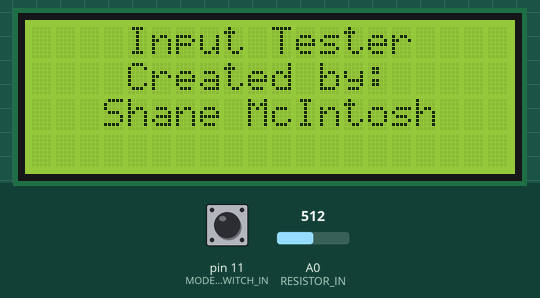
The sketch below on a simulated Arduino Nano, built with avr-gcc and run on an emulated ATmega328P. On the bench: 20×4 character LCD. The test bench sets the inputs (shaded band); at power-on: pin 11 (MODE_SWITCH_IN) LOW, A0 (RESISTOR_IN) = 512.

Above: at 0.2 s.
At 4.4 s:
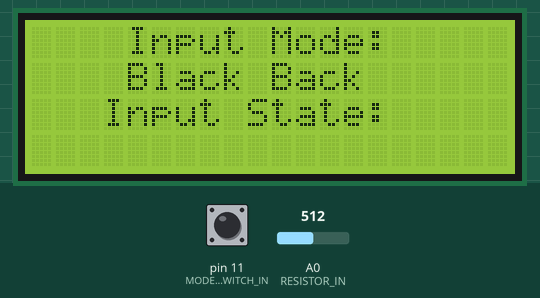
4.5 s: pin 11 (MODE_SWITCH_IN) pulled HIGH for 0.65 s
At 5.3 s:
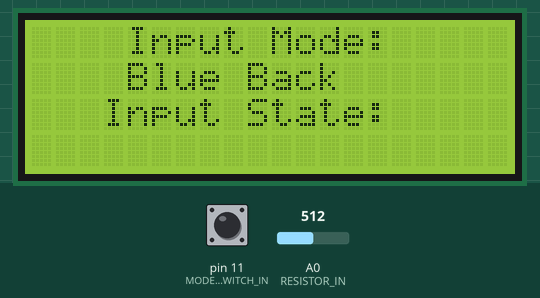
6.9 s: pin 11 (MODE_SWITCH_IN) pulled HIGH for 3.2 s
Timing chart, 0 to 9.9 s (numbered marks = the images above; inputs shaded):
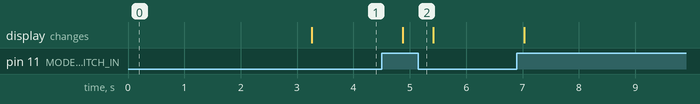

Measured:
- after the input at 4.5 s, the display: changes after 0.37 s (image 2)

The sketch:

resistance_test.ino
```cpp
/**
 * Security System Monitored Input Tester
 * By: Shane McIntosh
 * http://rexfault.net
 *
 * This tool is used to quickly test and identify issues with a monitored input on a modern
 * Security panel that uses a typical 1k/2k or 1k/.5k for active/inactive state.
 * This tool is better than a multimeter because it allows a single technician to connect the device at the panel,
 * then go to the input device and test it and come back and see what happened which can't be done by a tech alone without additional tools
 * Please find the schematic on my site at http://rexfault.net
 */

#include <Wire.h>
#include <LiquidCrystal_I2C.h>

#define RESISTOR_IN A0
#define GROUND_LEAD_IN 10
#define GROUND_LEAD_IN_2 A7
#define R1 2150 //2.2KOhm resistor metered at 2.1553
#define MODE_SWITCH_IN 11
#define MODE_BLUEBACK HIGH
#define MODE_BLACKBACK LOW

//Uncomment this define for Serial Debug Output
#define DEBUG_

int input_voltage = 0;
float resistance = 0.0;

//Defines and variables for the LCD 20x04 display using the LiquidCrystal_I2C library
//Don't actually needs to specify the pins since the nano only has one I2C bus but I include them here just for anyone wondering what pins they are
#define SCL 5
#define SCA 4
LiquidCrystal_I2C outputDisplay(0x27,20,4);

float calculateResistance(float knownResistor, float vIn) {

    float Vout = 0;
    float R2 = 0;
    float buffer = 0;

    buffer = vIn * 5.0;
    Vout = (buffer)/1024.0;
    buffer = (5.0/Vout) - 1.0;
    R2 = knownResistor * buffer;
    return R2;
}

int readInput(float active, float inactive, int in_pin) {

      //We allow for some lee-way in regards to the valid resistances, it's pretty much never you get an exact value
      //Typically you get a percentage of accuracy with resistors, we're allowing +/- 1% accuracy here
      float active_resistance_min = (active - ((0.01 * active) * 10)) + 215;
      float active_resistance_max = (active + ((0.01 * active) * 10)) + 235; //220ohms is a resistor in the circuit for detecting shorts
      float inactive_resistance_min = (inactive - ((0.01 * inactive)* 10)) +  215;
      float inactive_resistance_max = (inactive + ((0.01 * inactive) * 10)) + 235; //220ohms is a resistor in the circuit for detecting shorts

      input_voltage = analogRead(in_pin);

      #ifdef DEBUG
      Serial.print("Input Voltage is " );
      Serial.println(input_voltage);
      #endif

      resistance = calculateResistance(R1, input_voltage);
      if ((resistance <= 300) && (resistance >= 1)) {
        return 3; //Input is Shorted or no resistor There is typically some resistance on the line just due to internal resistance of copper and resistors used in the circuit
        //We allow about 300 ohms for cable length if 300 ohms or less resistance then we got a short
      }


      #ifdef DEBUG
      Serial.print("Resistance is ");
      Serial.println(resistance);
      Serial.print("Active Range is ");
      Serial.print(active_resistance_min);
      Serial.print(" -> ");
      Serial.println(active_resistance_max);
      Serial.print("Inactive Range is ");
      Serial.print(inactive_resistance_min);
      Serial.print(" -> ");
      Serial.println(inactive_resistance_max);
      #endif


      /*if ((input_voltage <= 10) && ((isinf(resistance) || resistance > 20000))) {
        return 6;
      }*/

      if (input_voltage <= 100)  {
        return 4; //Input either Open or Grounded
      }
      else if ((resistance >= active_resistance_min) && (resistance <= active_resistance_max)) {
        return 1; //Input Active
      }
      else if ((resistance >= inactive_resistance_min) && (resistance <= inactive_resistance_max)) {
        return 2; //Input inactive
      }
      else {
        return 5;
      }
}

/**
 * Reads the ground check digital pin and returns the value.
 *
 * Returns true if the pin is pulled low meaning there is a ground fault or false otherwise.
 */
bool checkGroundFault(int digitalPin1, int digitalPin2) {
  bool groundCheck = digitalRead(digitalPin1);
  int groundCheck2 = analogRead(digitalPin2);

  #ifdef DEBUG
  Serial.print("Ground Check Pin is: ");
  Serial.println(groundCheck);
  Serial.print("Ground Check Pin2 is: ");
  Serial.println(groundCheck2);
  #endif

  if ((groundCheck == HIGH) && (groundCheck2 >87)) {

    #ifdef DEBUG
    Serial.println("Ground Check Returns False");
    #endif

    return false;
  }
  else {

    #ifdef DEBUG
    Serial.println("Ground Check Returns TRUE");
    #endif

    return true;
  }
}

/**
 * Updates the output based on the Resistor State
 * This function controls either the LEDs or LCD Display output
 *
 * resistorState can be one of the following:
 * 1 - DC/Contact State Active
 * 2 - DC/Contact State Inactive
 * 3 - DC/Contact Line Shorted (Read as 2 on the analog input)
 * 4 - DC/Contact Line Grounded/Open (Read as 0 on the analog Input)
 * 5 - Incorrect Resistance (not active/inactive values)
 */
void updateOutput(int resistorState, LiquidCrystal_I2C displayObj) {
  //Serial.print("Resistor State is: ");
  displayObj.setCursor(0,3);
  if (resistorState == 1) {
    //Serial.println("Active");
    displayObj.print("      Active    ");
  }
  else if (resistorState == 2) {
    //Serial.println("Inactive");
    displayObj.print("     Inactive      ");
  }
  else if (resistorState == 3) {
    //Serial.println("Shorted");
    displayObj.print("      Shorted      ");
  }
  else if (resistorState == 4) {
    //Serial.println("Open/Grounded");
    if (checkGroundFault(GROUND_LEAD_IN, GROUND_LEAD_IN_2) == true) {
      //Serial.println("Ground Fault");
      displayObj.print("   Ground Fault    ");
    }
    else {
      //Serial.println("Open Leads");
      displayObj.print("    Open Leads     ");
    }
    //displayObj.print("   Ground Fault   ");

  }
  else if (resistorState == 5) {
    //Serial.println("Invalid Resistor");
    displayObj.print("  Invalid Resistor    ");
  }
  else if (resistorState == 6) {

    displayObj.print("    Open Leads     ");
  }
}

void setup() {

  pinMode(MODE_SWITCH_IN, INPUT);
  pinMode(GROUND_LEAD_IN, INPUT_PULLUP); //Set to use pullup resistor, will be pulled low if there's a ground fault.
  pinMode(RESISTOR_IN, INPUT_PULLUP);
  //pinMode(GROUND_LEAD_IN_2, INPUT_PULLUP); //Set to use pullup resistor, will be pulled low if there's a ground fault.
  #ifdef DEBUG
  Serial.begin(9600); //Only used in the non-LCD version of the app and for debugging
  #endif

  //Show the splash screen
  outputDisplay.init();
  outputDisplay.begin(20,4); //Initialize Display
  outputDisplay.backlight(); //Turn on the backlight
  outputDisplay.setCursor(0,0);
  outputDisplay.print("    Input Tester   ");
  outputDisplay.setCursor(0,1);
  outputDisplay.print("    Created by:    ");
  outputDisplay.setCursor(0,2);
  outputDisplay.print("   Shane McIntosh");
  delay(3000); //Wait 3 seconds after showing the splash screen;

  outputDisplay.home();
  outputDisplay.clear();
  outputDisplay.print("    Input Mode:    ");
  outputDisplay.setCursor(0,2);
  outputDisplay.print("   Input State:   ");

}

void loop() {

  bool mode = digitalRead(MODE_SWITCH_IN);
  int resState = 0;

  outputDisplay.setCursor(0,1);
  if (mode == MODE_BLUEBACK) {

    #ifdef DEBUG
    Serial.println("Mode is Blue Back");
    #endif

    outputDisplay.print("    Blue Back     ");
    resState = readInput(2000, 1000, RESISTOR_IN);
  }
  else if (mode == MODE_BLACKBACK) {

    #ifdef DEBUG
    Serial.println("Mode is Black Back");
    #endif

    outputDisplay.print("    Black Back    ");
    resState = readInput(500, 1000, RESISTOR_IN);
  }

  outputDisplay.setCursor(0,2);

  updateOutput(resState, outputDisplay);
  delay(500);

  #ifdef DEBUG
  delay(3000);
  #endif

}
```
